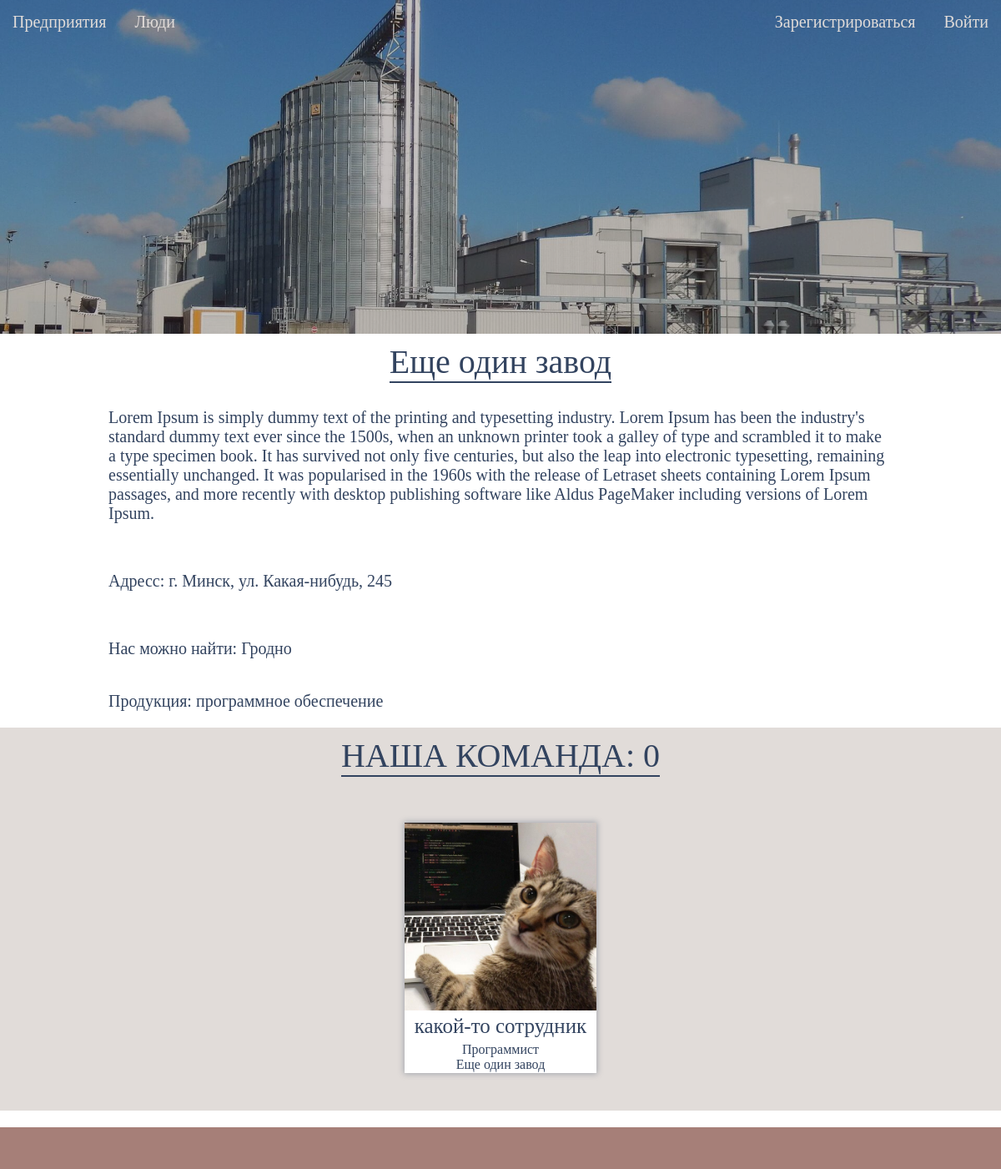
Page /firm/eshche-odin-zavod/ on the committed database.
### app/models.py (models this page shows, shortened)
class Firm(models.Model):
    title = models.CharField(max_length=250, verbose_name="Название")
    slug = models.SlugField(max_length=250, verbose_name="url", unique=True, blank=True)
    main_inf = models.TextField(verbose_name="Основная информация")
    photo = models.ImageField(
        upload_to="photos/firm/%Y/%m/%d/", verbose_name="Фото", blank=True
    )
    location = models.CharField(max_length=400, verbose_name="Адрес")
    productions = models.ManyToManyField(
        Production, blank=True, related_name="firm", verbose_name="Вид продукции"
    )
    count_person = models.IntegerField(default=0)
    place = models.ManyToManyField(
        Place, blank=True, related_name="firm", verbose_name="Города"
    )
    def __str__(self):
        return self.title
    class Meta:
        verbose_name = "Предприятие"
        verbose_name_plural = "Предприятия"
        ordering = ["title"]

class Place(models.Model):
    place = models.CharField(max_length=250, verbose_name="Местоположение")
    class Meta:
        verbose_name = "Местоположение"
        verbose_name_plural = "Местоположения"
        ordering = ["place"]

class Production(models.Model):
    title = models.CharField(max_length=250, verbose_name="Вид продукции")
    class Meta:
        verbose_name = "Вид продукции"
        verbose_name_plural = "Виды продукции"
        ordering = ["title"]

class Person(models.Model):
    name = models.CharField(max_length=250, verbose_name="Имя")
    slug = models.SlugField(max_length=250, verbose_name="url", unique=True, blank=True)
    main_inf = models.TextField(verbose_name="Основная информация")
    photo = models.ImageField(
        upload_to="photos/person/%Y/%m/%d/", verbose_name="Фото", blank=True
    )
    age = models.SmallIntegerField(verbose_name="Возраст")
    gender = models.CharField(max_length=100, verbose_name="Пол")
    adress = models.CharField(max_length=300, verbose_name="Адрес")
    nationality = models.CharField(max_length=100, verbose_name="Национальность")
    family_status = models.CharField(max_length=100, verbose_name="Семейный статус")
    profession = models.CharField(max_length=100, verbose_name="Профессия")
    education = models.TextField(verbose_name="Образование")
    experience = models.TextField(verbose_name="Опыт работы")
    current_place = models.ForeignKey(
        Firm,
        on_delete=models.CASCADE,
        related_name="person",
        verbose_name="Настоящее место работы",
    )
    telegram = models.CharField(max_length=100, blank=True)
    viber = models.CharField(max_length=100, blank=True)
    skype = models.CharField(max_length=100, blank=True)
    mail = models.EmailField(max_length=250)
    phone = models.CharField(max_length=100)
    def get_absolute_url(self):
        return reverse("person", kwargs={"slug": self.slug})
    class Meta:
        verbose_name = "Сотрудник"
        verbose_name_plural = "Сотрудники"
        ordering = ["name"]

### app/views.py (the view)
# urls.py: path("firm/<str:slug>/", views.FirmPage.as_view(), name="firm"),
class FirmPage(DetailView):
    template_name = "app/firm.html"
    context_object_name = "firm"
    def get_queryset(self):
        return models.Firm.objects.filter(slug=self.kwargs["slug"])
    def get_context_data(self, **kwargs):
        context = super().get_context_data(**kwargs)
        context["firm"] = self.get_object()
        firm = models.Firm.objects.annotate(Count("person"))
        for i in firm:
            if i == self.object:
                self.object.count_person = i.person__count
                self.object.save()
                self.object.refresh_from_db()
        return context

### app/templates/app/firm.html (shortened to what this page needs)
{% extends 'base.html' %}
{% load static %}
{% block css_rools %}
<link rel="stylesheet" href="{% static 'css/firms3.css' %}">
{% endblock %}
{% block content %}
<div class="center_block">
    <section class="help">
        <section class="main_inf">
            <p class="block_title" >{{firm.title}}</p>
            <span>{{firm.main_inf}}</span><br>
            <span>Адресс: {{firm.location}}</span><br>
            <span>Нас можно найти:
            {% for place in firm.place.values %}
                {{place.place}}
            {% endfor %}
            </span>
            <span>Продукция:
            {% for prod in firm.productions.values %}
                {{prod.title}}
            {% endfor %}
            </span>
        </section>
        <section class="people">
            <p class="block_title">НАША КОМАНДА: {{firm.count_person}}</p>
            <div class="cards_box">
                {% for i in firm.person.all %}
                    <a href={{i.get_absolute_url}}>
                        <div class="card" id="1">
                            <div class="card_photo">
                                <img class="photo" src="{{i.photo.url}}">
                            </div>
                            <div class="cards_inf">
                                <p class="card_name"> {{i.name}}</p>
                                <span> {{i.profession}} </span>
                                <span> {{i.current_place}} </span>
                            </div>
                        </div>
                {% endfor %}
            </div>
        </section>
        {% endblock %}

### practice_app/static/css/firms3.css (style rules this page uses)
* { color: #32435f; }
a { text-decoration: none; }
body { margin: 0; }
p.block_title { font-size: 40px; margin: 10px 0px; display: inline-block; border-bottom: 2px solid #32435f; }
.center_block { width: 1250px; display: flex; justify-content: space-between; }
section.help { position: absolute; top: 400px; right: 0; left: 0; width: 100%; }
section.main_inf { display: flex; flex-direction: column; align-items: start; margin: 0px 130px; }
section.main_inf>p { align-self: center; }
section.main_inf > span { padding: 20px 0px; font-size: 20px; }
section.people { background: #e1dcd9; display: flex; flex-direction: column; align-items: center; padding: 0px 30px; }
.cards_box { margin: 20px; display: flex; align-items: center; overflow-x: scroll; justify-content: space-around; width: 100%; height: 350px; }
.card { height: 300px; width: 230px; display: flex; flex-direction: column; box-shadow: 0px 0px 7px 1px #32435f5a; transition-duration: 0.3s; margin: 10px; flex-shrink: 0; }
.card_photo { overflow: hidden; display: flex; justify-content: center; size: cover; height: 75%; }
img.photo { height: 100%; width: 100%; object-fit: cover; }
.cards_inf { height: 25%; background: white; display: flex; flex-direction: column; align-items: center; }
p.card_name { margin: 5px 0px; font-size: 25px; }

### rows in the picture
Firm: title "Еще один завод", main_inf "Lorem Ipsum is simply dummy text of the printing and typesetting industry. Lorem Ipsum has been the industry's standard dummy text ever since the 1500s, when an unknown printer took a galley of type and scrambled it to make a type specimen book. It has survived not only five centuries, but also the leap into electronic typesetting, remaining essentially unchanged. It was popularised in the 1960s with the release of Letraset sheets containing Lorem Ipsum passages, and more recently with desktop publishing software like Aldus PageMaker including versions of Lorem Ipsum.", location "г. Минск, ул. Какая-нибудь, 245", count_person "0"
Place: place "Гродно"
Production: title "программное обеспечение"
Person: photo (picture), name "какой-то сотрудник", profession "Программист", current_place "Еще один завод"
